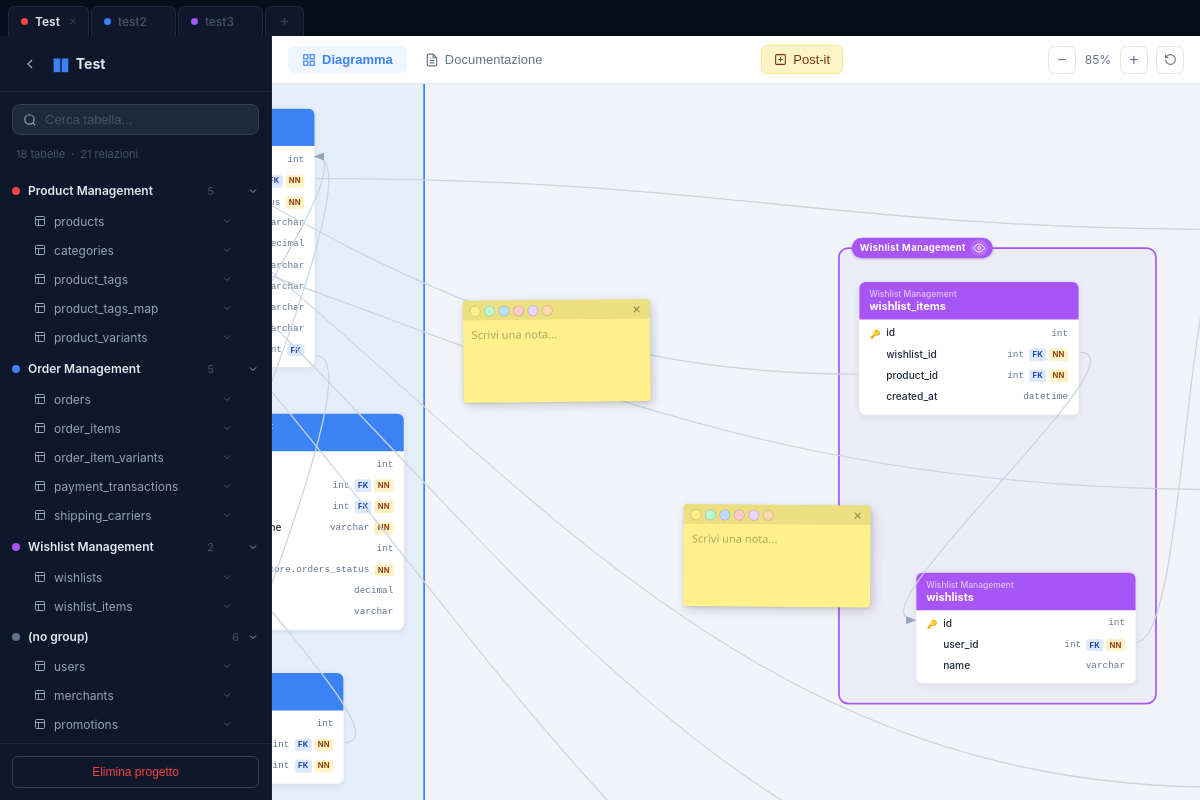
The page /project/3b9aa8d7 on the database as committed earlier.
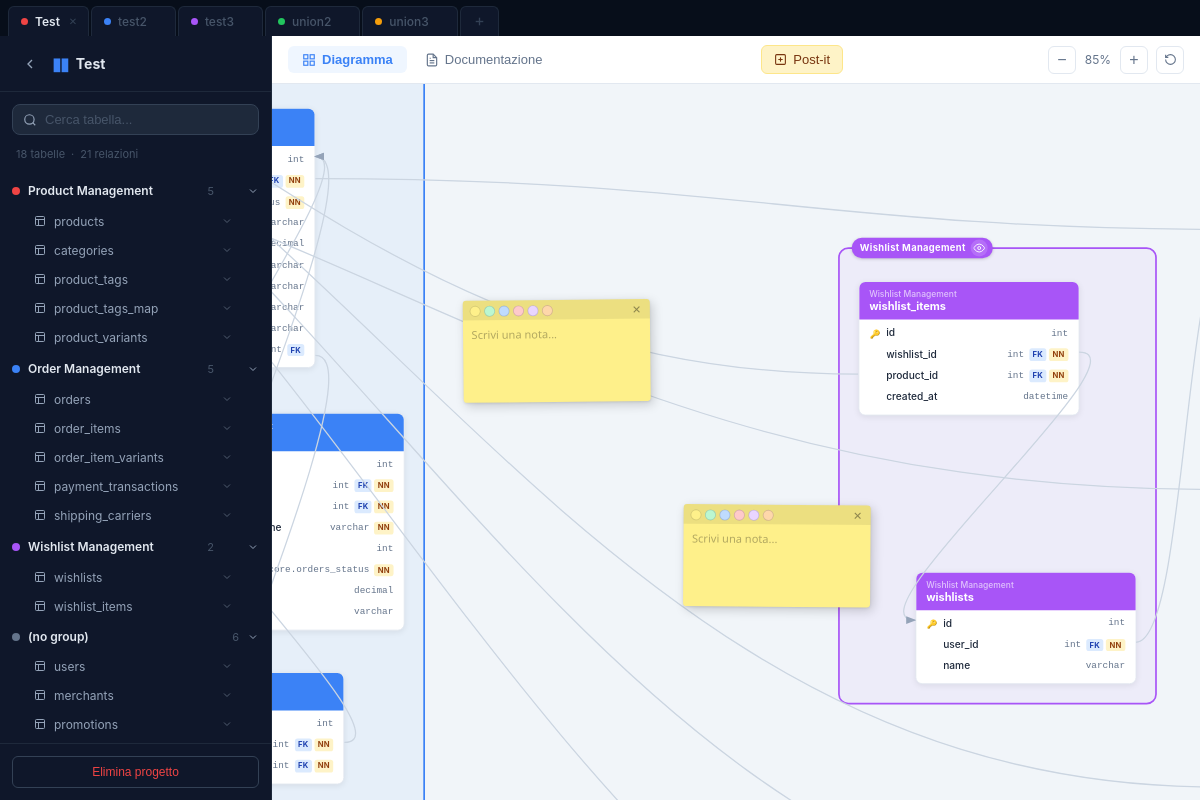
The same page on the database as committed later.
### models.py (models this page shows)
class Project(Base):
    __tablename__ = "projects"
    id:              Mapped[str]            = mapped_column(String(16), primary_key=True)
    name:            Mapped[str]            = mapped_column(String(255), nullable=False)
    tables_data:     Mapped[str]            = mapped_column(Text, default="{}")
    groups_data:     Mapped[str]            = mapped_column(Text, default="{}")
    refs_data:       Mapped[str]            = mapped_column(Text, default="[]")
    ungrouped_data:  Mapped[str]            = mapped_column(Text, default="[]")
    saved_positions: Mapped[str]            = mapped_column(Text, default="{}")
    notes_data:      Mapped[str]            = mapped_column(Text, default="[]")   # post-it notes
    markdown_notes:  Mapped[Optional[str]]  = mapped_column(Text, default="")
    created_at:      Mapped[Optional[datetime]] = mapped_column(
        DateTime, server_default=func.now()
    )

### main.py (the view)
@app.get("/project/{pid}", response_class=HTMLResponse)
async def project_view(request: Request, pid: str, db: Session = Depends(get_db)):
    project      = _to_dict(_get_or_404(db, pid))
    all_projects = [_to_dict(p) for p in db.query(Project).order_by(Project.name).all()]
    return templates.TemplateResponse("project.html", {
        "request":      request,
        "project":      project,
        "project_json": json.dumps(project),
        "all_projects": all_projects,
    })

### templates/project.html (shortened to what the changed rows need)
<!DOCTYPE html>
<html lang="it">
<head>
  <link rel="stylesheet" href="/static/css/style.css" />
  <link rel="stylesheet" href="https://cdn.jsdelivr.net/npm/easymde/dist/easymde.min.css" />
</head>
<body class="project-page">
<div class="project-tabs" id="projectTabs">
  {% for p in all_projects %}
  <div class="project-tab{% if p.id == project.id %} active{% endif %}" data-id="{{ p.id }}" title="{{ p.name }}">
    <a href="/project/{{ p.id }}" class="tab-link">
      <span class="tab-dot" style="background:{{ ['#ef4444','#3b82f6','#a855f7','#22c55e','#f59e0b','#06b6d4','#f97316','#ec4899'][loop.index0 % 8] }}"></span>
      <span class="tab-name">{{ p.name }}</span>
    </a>
    <button class="tab-close"
            data-active="{{ 'true' if p.id == project.id else 'false' }}"
            title="Chiudi">&#10005;</button>
  </div>
  {% endfor %}
</div>
<div class="app-layout">
  <aside class="sidebar">
    <div class="sidebar-brand">
      <a href="/" class="back-btn" title="Tutti i progetti">
        <svg width="16" height="16" viewBox="0 0 24 24" fill="none" stroke="currentColor" stroke-width="2"><polyline points="15 18 9 12 15 6"/></svg>
      </a>
      <span class="brand-logo">&#9646;&#9646;</span>
      <span class="brand-name" id="brandName" title="Clicca per rinominare" onclick="startRename()">{{ project.name }}</span>
    </div>
    <nav class="sidebar-nav" id="sidebarNav">
      {% set colors = ['#ef4444','#3b82f6','#a855f7','#22c55e','#f59e0b','#06b6d4','#f97316','#ec4899'] %}
      {% for group_name, table_names in project.groups.items() %}
      {% set ci = loop.index0 % 8 %}
      <div class="nav-group" data-group="{{ group_name }}">
        <div class="nav-group-header" onclick="toggleGroup(this)">
          <span class="nav-group-dot" style="background:{{ colors[ci] }}"></span>
          <span class="nav-group-name">{{ group_name }}</span>
          <span class="nav-group-count">{{ table_names | length }}</span>
          <svg class="nav-group-chevron" width="12" height="12" viewBox="0 0 24 24" fill="none" stroke="currentColor" stroke-width="2"><polyline points="6 9 12 15 18 9"/></svg>
        </div>
        <div class="nav-group-tables">
          {% for tname in table_names %}
          {% if tname in project.tables %}
          <div class="nav-table-wrapper">
            <div class="nav-table-item" onclick="toggleTableExpand(this, '{{ tname }}', event)" data-table="{{ tname }}">
              <svg width="12" height="12" viewBox="0 0 24 24" fill="none" stroke="currentColor" stroke-width="2"><rect x="3" y="3" width="18" height="18" rx="2"/><line x1="3" y1="9" x2="21" y2="9"/><line x1="9" y1="21" x2="9" y2="9"/></svg>
              <span>{{ project.tables[tname].name }}</span>
              <svg class="nav-table-chevron" width="12" height="12" viewBox="0 0 24 24" fill="none" stroke="currentColor" stroke-width="2"><polyline points="6 9 12 15 18 9"/></svg>
            </div>
          </div>
          {% endif %}
          {% endfor %}
        </div>
      </div>
      {% endfor %}
      {% if project.ungrouped %}
      <div class="nav-group" data-group="__ungrouped__">
        <div class="nav-group-tables">
          {% for tname in project.ungrouped %}
          {% if tname in project.tables %}
          <div class="nav-table-wrapper">
            <div class="nav-table-item" onclick="toggleTableExpand(this, '{{ tname }}', event)" data-table="{{ tname }}">
              <svg width="12" height="12" viewBox="0 0 24 24" fill="none" stroke="currentColor" stroke-width="2"><rect x="3" y="3" width="18" height="18" rx="2"/><line x1="3" y1="9" x2="21" y2="9"/><line x1="9" y1="21" x2="9" y2="9"/></svg>
              <span>{{ project.tables[tname].name }}</span>
              <svg class="nav-table-chevron" width="12" height="12" viewBox="0 0 24 24" fill="none" stroke="currentColor" stroke-width="2"><polyline points="6 9 12 15 18 9"/></svg>
            </div>
          </div>
          {% endif %}
          {% endfor %}
        </div>
      </div>
      {% endif %}
    </nav>
  </aside>
  <main class="main-area">
    <div class="tab-panel active" id="tab-diagram">
      <div id="diagramContainer" class="diagram-container"></div>
    </div>
        {% set colors = ['#ef4444','#3b82f6','#a855f7','#22c55e','#f59e0b','#06b6d4','#f97316','#ec4899'] %}
  </main>
</div>
</body>
</html>

Rows that differ between the two databases and show on the page:
added Project: name "union2"
added Project: name "union3"
